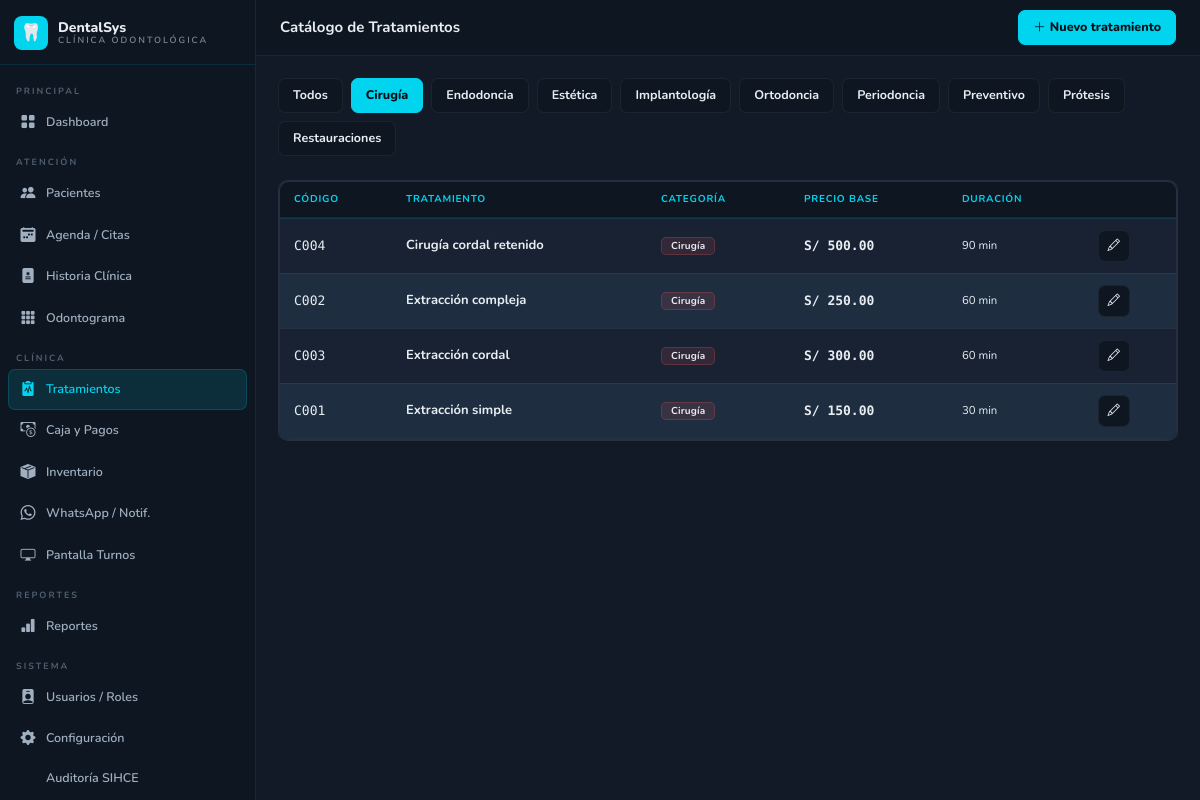
The page /pages/tratamientos.php?cat=4 (signed in) on the database its author committed.
### tables this page shows
CREATE TABLE IF NOT EXISTS categorias_tratamiento(id INT UNSIGNED NOT NULL AUTO_INCREMENT,nombre VARCHAR(100) NOT NULL,color VARCHAR(7) DEFAULT '#00D4EE',PRIMARY KEY(id));

CREATE TABLE IF NOT EXISTS tratamientos_catalogo(id INT UNSIGNED NOT NULL AUTO_INCREMENT,categoria_id INT UNSIGNED DEFAULT NULL,codigo VARCHAR(20) DEFAULT NULL,nombre VARCHAR(200) NOT NULL,descripcion TEXT DEFAULT NULL,precio_base DECIMAL(10,2) NOT NULL DEFAULT 0.00,duracion_min INT DEFAULT 60,activo TINYINT(1) DEFAULT 1,PRIMARY KEY(id),KEY idx_cat(categoria_id));

### includes/config.php (called while the page is built, shortened)
<?php
function db(): PDO {
    static $pdo = null;
    if (!$pdo) $pdo = new PDO(
        "mysql:host=".DB_HOST.";dbname=".DB_NAME.";charset=utf8mb4",
        DB_USER, DB_PASS,
        [PDO::ATTR_ERRMODE=>PDO::ERRMODE_EXCEPTION,
         PDO::ATTR_DEFAULT_FETCH_MODE=>PDO::FETCH_ASSOC,
         PDO::ATTR_EMULATE_PREPARES=>false]
    );
    return $pdo;
}
function e(string $s): string { return htmlspecialchars($s,ENT_QUOTES,'UTF-8'); }
function mon(float $m): string { return getCfg('moneda','S/').' '.number_format($m,2); }
function getCfg(string $k, string $d=''): string {
    static $c=[];
    if(!isset($c[$k])){$s=db()->prepare("SELECT valor FROM configuracion WHERE clave=?");$s->execute([$k]);$c[$k]=$s->fetchColumn()?:$d;}
    return $c[$k];
}

### pages/tratamientos.php (the view, shortened to what this page needs)
<?php
require_once __DIR__.'/../includes/config.php';
$accion=$_GET['accion']??'catalogo'; $id=(int)($_GET['id']??0);
if($accion==='catalogo'){
 $cats=db()->query("SELECT * FROM categorias_tratamiento ORDER BY nombre")->fetchAll();
 $cat_sel=(int)($_GET['cat']??0);
 $w='WHERE t.activo=1'; $pm=[];
 if($cat_sel){$w.=' AND t.categoria_id=?';$pm[]=$cat_sel;}
 $trats=db()->prepare("SELECT t.*,c.nombre AS cat_nm,c.color AS cat_col FROM tratamientos_catalogo t LEFT JOIN categorias_tratamiento c ON t.categoria_id=c.id $w ORDER BY c.nombre,t.nombre");
 $trats->execute($pm); $trats=$trats->fetchAll();
 $topbar_act='<a href="?accion=nuevo_trat" class="btn btn-primary"><i class="bi bi-plus-lg me-1"></i>Nuevo tratamiento</a>';
 require_once __DIR__.'/../includes/header.php';
?>
<div class="d-flex gap-2 flex-wrap mb-4">
 <a href="?" class="btn btn-sm <?=!$cat_sel?'btn-primary':'btn-dk'?>">Todos</a>
 <?php foreach($cats as $c): ?>
 <a href="?cat=<?=$c['id']?>" class="btn btn-sm <?=$cat_sel==$c['id']?'btn-primary':'btn-dk'?>" style="<?=$cat_sel==$c['id']?'':'border-left:3px solid '.$c['color']?>"><?=e($c['nombre'])?></a>
 <?php endforeach; ?>
</div>
<div class="card"><div class="table-responsive"><table class="table mb-0">
 <thead><tr><th>Código</th><th>Tratamiento</th><th>Categoría</th><th>Precio base</th><th>Duración</th><th></th></tr></thead>
 <tbody>
 <?php foreach($trats as $t): ?>
 <tr>
  <td class="mon" style="color:var(--c);font-size:11px"><?=e($t['codigo']??'—')?></td>
  <td><strong><?=e($t['nombre'])?></strong><?php if($t['descripcion']): ?><br><small><?=e(mb_substr($t['descripcion'],0,50))?></small><?php endif; ?></td>
  <td><span class="badge" style="background:<?=$t['cat_col']??'#607080'?>22;color:<?=$t['cat_col']??'#A0B0C0'?>;border:1px solid <?=$t['cat_col']??'#607080'?>44"><?=e($t['cat_nm']??'—')?></span></td>
  <td class="mon fw-bold"><?=mon((float)$t['precio_base'])?></td>
  <td><small><?=$t['duracion_min']?> min</small></td>
  <td><a href="?accion=editar_trat&id=<?=$t['id']?>" class="btn btn-dk btn-ico"><i class="bi bi-pencil"></i></a></td>
 </tr>
 <?php endforeach; ?>
 </tbody>
</table></div></div>
<?php require_once __DIR__.'/../includes/footer.php';
}

### includes/header.php (style rules this page uses)
:root { --bg:#111A26;--bg2:#182233;--bg3:#0E1621;--bg4:#1E2D40; --c:#00D4EE;--c2:#00B8CC;--g:#2ECC8E;--a:#F5A623;--r:#E05252;--b:#5BA8F5;--p:#8B5CF6; --t:#E8EDF2;--t2:#A0B0C0;--t3:#506070; --bd:rgba(0,212,238,.12);--bd2:rgba(255,255,255,.06);--sw:256px }
* { box-sizing:border-box }
body { font-family:'Nunito',sans-serif;font-size:14px;background:var(--bg);color:var(--t);min-height:100vh;overflow-x:hidden }
.card { background:var(--bg2)!important;border:1px solid var(--bd2)!important;border-radius:10px!important }
.badge { padding:3px 9px;border-radius:5px;font-size:10px;font-weight:700;letter-spacing:.2px }
.btn { font-family:'Nunito',sans-serif;font-weight:700;font-size:12.5px;border-radius:7px;padding:7px 14px;transition:all .16s }
.btn-primary { background:var(--c)!important;border-color:var(--c)!important;color:#050E18!important;font-weight:800 }
.btn-dk { background:var(--bg3)!important;border:1px solid var(--bd2)!important;color:var(--t)!important }
.btn-ico { width:32px;height:32px;padding:0!important;display:inline-flex;align-items:center;justify-content:center;border-radius:7px }
.table { font-size:13px;color:var(--t)!important }
.table thead th { background:var(--bg3)!important;color:var(--c)!important;font-size:10px!important;font-weight:700!important;text-transform:uppercase!important;letter-spacing:.8px!important;padding:10px 14px!important;border-bottom:2px solid var(--bd)!important;white-space:nowrap }
.table tbody td { background:var(--bg2)!important;color:var(--t)!important;padding:11px 14px!important;vertical-align:middle!important;border-bottom:1px solid var(--bd2)!important;font-size:13px!important }
.table tbody tr:nth-child(even) td { background:var(--bg4)!important }
.table-responsive { border:1px solid var(--bd2);border-radius:10px;overflow:hidden }
.mon { font-family:'DM Mono',monospace;font-weight:500 }
small { color:var(--t2) }
body { color:var(--t)!important }
.card * { color:inherit }
.card,.p-4,.p-3 { color:var(--t) }
small,.small,.text-muted,.text-secondary { color:var(--t2)!important }
.table td,.table th,.table td *,.table th * { color:var(--t)!important }
::placeholder { color:var(--t3)!important;opacity:1 }
.card p,.card li,.card strong,.card b { color:var(--t) }

### rows shown on the page
categorias_tratamiento: nombre "Cirugía"
categorias_tratamiento: nombre "Endodoncia"
categorias_tratamiento: nombre "Estética"
categorias_tratamiento: nombre "Implantología"
categorias_tratamiento: nombre "Ortodoncia"
categorias_tratamiento: nombre "Periodoncia"
categorias_tratamiento: nombre "Preventivo"
categorias_tratamiento: nombre "Prótesis"
categorias_tratamiento: nombre "Restauraciones"
tratamientos_catalogo: codigo "C004", nombre "Cirugía cordal retenido", categorias_tratamiento.nombre "Cirugía", precio_base "S/ 500.00", duracion_min "90"
tratamientos_catalogo: codigo "C002", nombre "Extracción compleja", categorias_tratamiento.nombre "Cirugía", precio_base "S/ 250.00", duracion_min "60"
tratamientos_catalogo: codigo "C003", nombre "Extracción cordal", categorias_tratamiento.nombre "Cirugía", precio_base "S/ 300.00", duracion_min "60"
tratamientos_catalogo: codigo "C001", nombre "Extracción simple", categorias_tratamiento.nombre "Cirugía", precio_base "S/ 150.00", duracion_min "30"

### other values the page prints
$titulo "Catálogo de Tratamientos"
